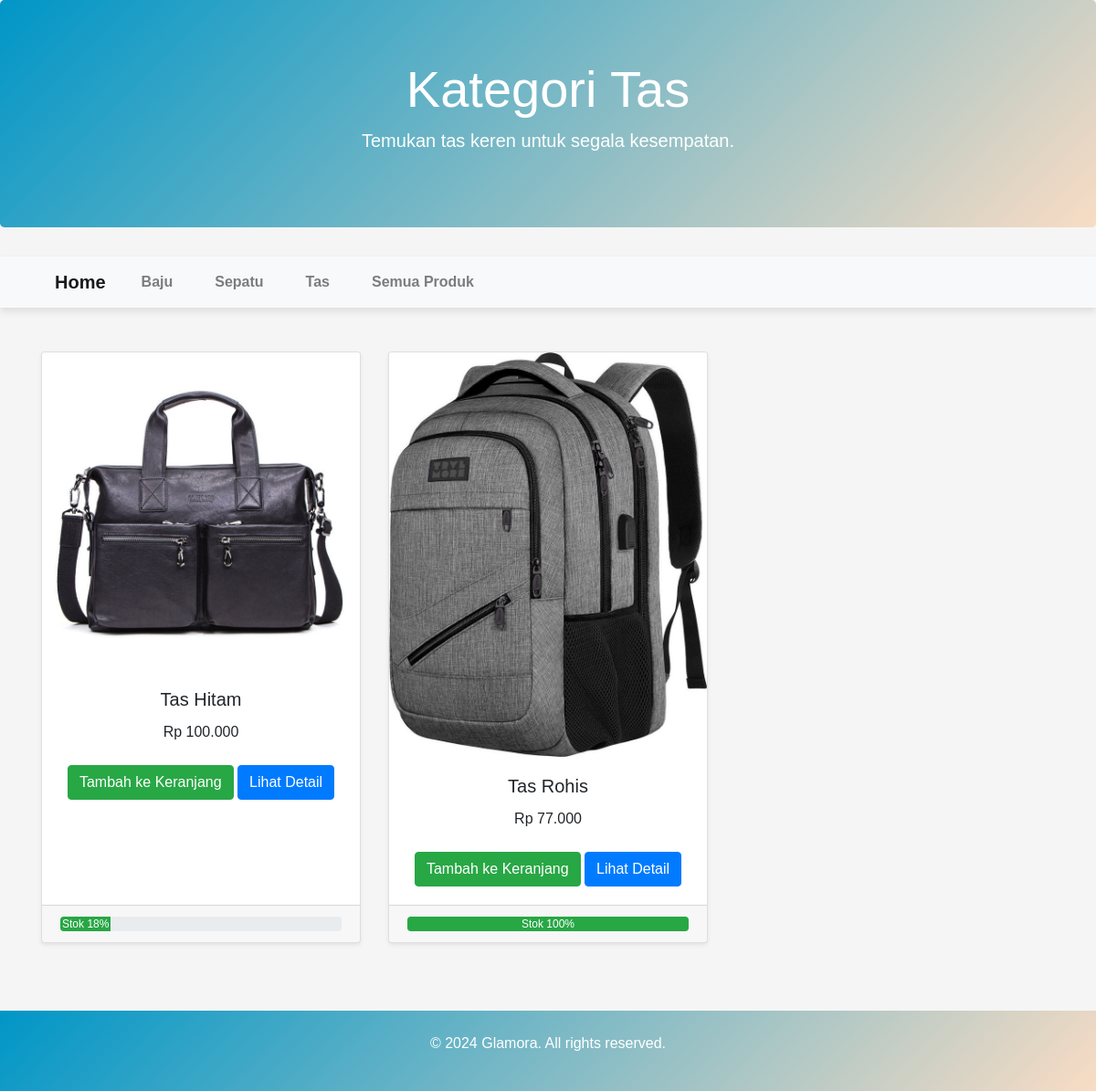
/tas.php, run on the app's committed database.
### tables this page shows
CREATE TABLE `produk` (
  `id` int(11) NOT NULL,
  `user_id` int(11) DEFAULT NULL,
  `name` varchar(250) NOT NULL,
  `category` enum('tas','sepatu','baju') NOT NULL,
  `description` text DEFAULT NULL,
  `price` int(11) NOT NULL,
  `stock` int(11) NOT NULL,
  `file` varchar(255) DEFAULT NULL
);

### tas.php (the view, shortened to what this page needs)
<!DOCTYPE html>
<html lang="en">
<head>
  <link href="https://stackpath.bootstrapcdn.com/bootstrap/4.5.2/css/bootstrap.min.css" rel="stylesheet">
  <link rel="stylesheet" href="styleindex.css">
</head>
<body>
  <header class="jumbotron text-center bg-info text-white">
    <h1 class="display-4">Kategori Tas</h1>
    <p class="lead">Temukan tas keren untuk segala kesempatan.</p>
  </header>
  <nav class="navbar navbar-expand-lg navbar-light bg-light">
    <div class="container">
      <a class="navbar-brand" href="index.php">Home</a>
      <div class="collapse navbar-collapse" id="navbarNav">
        <ul class="navbar-nav">
          <li class="nav-item">
            <a class="nav-link" href="baju.php">Baju</a>
          </li>
          <li class="nav-item">
            <a class="nav-link" href="sepatu.php">Sepatu</a>
          </li>
          <li class="nav-item">
            <a class="nav-link" href="tas.php">Tas</a>
          </li>
          <li class="nav-item">
            <a class="nav-link" href="semuaproduk.php">Semua Produk</a>
          </li>
        </ul>
      </div>
    </div>
  </nav>
  <section class="container my-5">
      <div class="row">
          <?php
          include 'db_connect.php';
          $sql = "SELECT * FROM produk WHERE category = 'tas'";
          $result = $conn->query($sql);
          if ($result === false) {
              echo "Error: " . $conn->error;
          } elseif ($result->num_rows > 0) {
              while ($row = $result->fetch_assoc()) {
                  $stokPersentase = ($row['stock'] / 100) * 100;
                  echo "<div class='col-md-4 mb-4'>
                          <div class='card h-100 shadow-sm'>
                              <img src='uploads/{$row['file']}' class='card-img-top' alt='" . htmlspecialchars($row['name']) . "'>
                              <div class='card-body text-center'>
                                  <h5 class='card-title'>" . htmlspecialchars($row['name']) . "</h5>
                                  <p class='card-text'>Rp " . number_format($row['price'], 0, ',', '.') . "</p>";
                  echo "</p>
                                  <button class='btn btn-success mt-2' onclick=\"addToCart('{$row['id']}', '" . htmlspecialchars($row['name']) . "', {$row['price']})\">Tambah ke Keranjang</button>
                                  <a href='detail-produk.php?id={$row['id']}' class='btn btn-primary mt-2'>Lihat Detail</a>
                              </div>
                              <div class='card-footer'>
                                  <div class='progress'>
                                      <div class='progress-bar' role='progressbar' style='width: {$stokPersentase}%;' aria-valuenow='{$stokPersentase}' aria-valuemin='0' aria-valuemax='100'>Stok {$stokPersentase}%</div>
                                  </div>
                              </div>
                          </div>
                      </div>";
              }
          } else {
              echo "<p class='text-center'>Tidak ada produk tas yang tersedia.</p>";
          }
          ?>
      </div>
  </section>
  <footer class="bg-info text-white text-center py-4">
    <p>&copy; 2024 Glamora. All rights reserved.</p>
  </footer>
</body>
</html>

### styleindex.css (style rules this page uses)
* { margin: 0; padding: 0; box-sizing: border-box; }
body { font-family: 'Arial', sans-serif; background-color: #f5f5f5; padding: 0; }
header { position: relative; background: linear-gradient(135deg, #0096c7, #f9dcc4); padding: 20px; color: white; text-align: center; }
nav { display: flex; justify-content: center; background-color: #f8f8f8; padding: 15px 0; box-shadow: 0px 4px 8px rgba(0, 0, 0, 0.1); }
nav a { margin: 0 15px; text-decoration: none; color: #0077b6; font-weight: bold; }
footer { text-align: center; padding: 20px; background: linear-gradient(135deg, #0096c7, #f9dcc4); color: white; margin-top: 50px; }

### tas.php (style rules this page uses)
.progress-bar { background-color: #28a745; }

### data on the page
produk: file (picture), name "Tas Hitam", price "100.000", stock "18"
produk: file (picture), name "Tas Rohis", price "77.000", stock "100"
